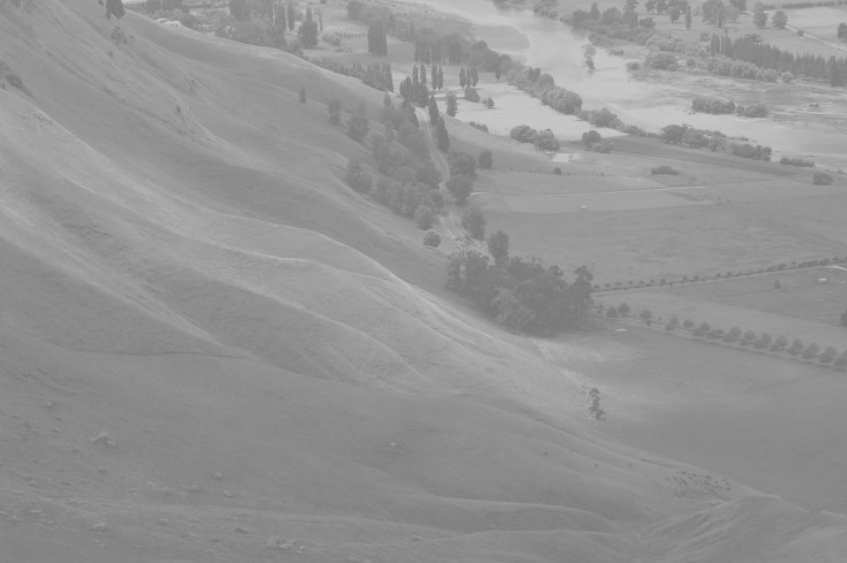
#> input picture 영상처리 튜토리얼/images/hist.PNG, 847 x 563 px
$ python 25.CLAHE.py
#> lines starting #> are read from the running program, lines starting #| are printed output that depends on the picture
import numpy as np
import cv2

def clahe():
    img = cv2.imread('images/hist.PNG',cv2.IMREAD_GRAYSCALE)
#> img is the input picture: shape (563, 847); min 119, max 202, mean 148

    clahe = cv2.createCLAHE(clipLimit=2.0,tileGridSize=(8,8))
    img2 = clahe.apply(img)
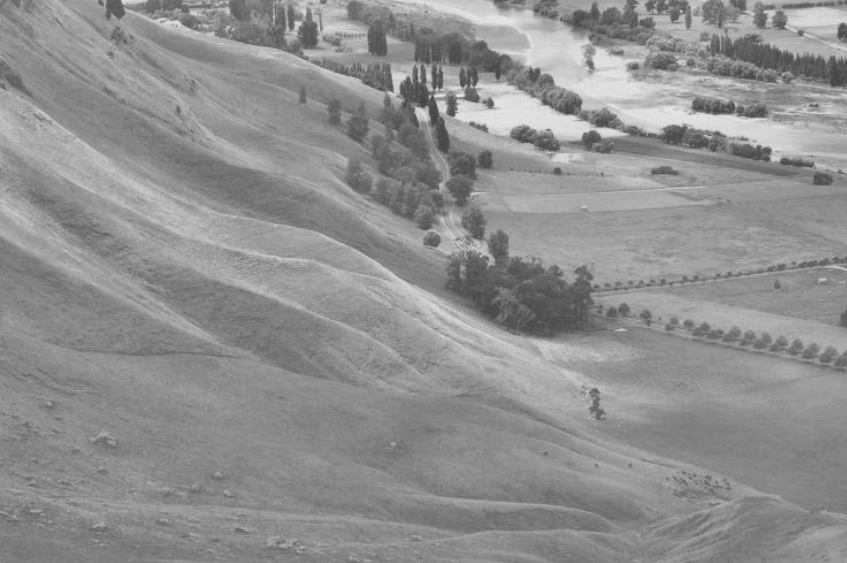
#> img2: shape (563, 847); min 66, max 230, mean 143.7

    res = np.hstack((img,img2))
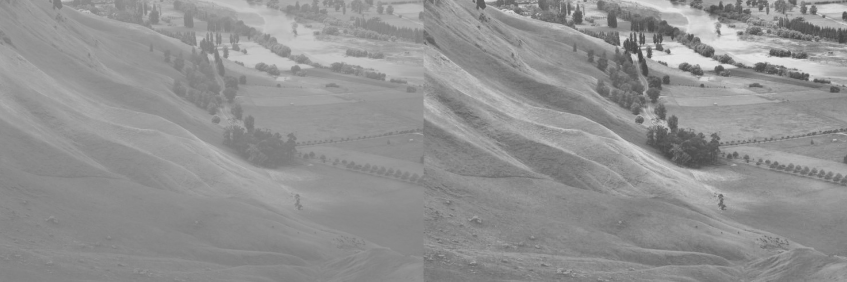
#> res: shape (563, 1694) (shown at 1/2 size); min 66, max 230, mean 145.8

    cv2.imshow('clahe',res)
    cv2.waitKey(0)
    cv2.destroyAllWindows()

clahe()
